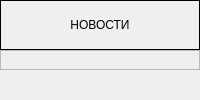
         <widget class="QWidget" name="page_main">
          <layout class="QVBoxLayout" name="verticalLayout_2">
           <property name="spacing">
            <number>0</number>
           </property>
           <property name="leftMargin">
            <number>0</number>
           </property>
           <property name="topMargin">
            <number>0</number>
           </property>
           <property name="rightMargin">
            <number>0</number>
           </property>
           <property name="bottomMargin">
            <number>0</number>
           </property>
           <item>
            <widget class="QFrame" name="frame_35">
             <property name="minimumSize">
              <size>
               <width>0</width>
               <height>50</height>
              </size>
             </property>
             <property name="maximumSize">
              <size>
               <width>16777215</width>
               <height>50</height>
              </size>
             </property>
             <property name="frameShape">
              <enum>QFrame::Box</enum>
             </property>
             <property name="frameShadow">
              <enum>QFrame::Plain</enum>
             </property>
             <layout class="QGridLayout" name="gridLayout_2">
              <property name="leftMargin">
               <number>0</number>
              </property>
              <property name="topMargin">
               <number>0</number>
              </property>
              <property name="rightMargin">
               <number>0</number>
              </property>
              <property name="bottomMargin">
               <number>0</number>
              </property>
              <property name="spacing">
               <number>0</number>
              </property>
              <item row="0" column="0">
               <widget class="QLabel" name="label">
                <property name="text">
                 <string>НОВОСТИ</string>
                </property>
                <property name="alignment">
                 <set>Qt::AlignCenter</set>
                </property>
               </widget>
              </item>
             </layout>
            </widget>
           </item>
           <item alignment="Qt::AlignTop">
            <widget class="QFrame" name="frame_main_main">
             <property name="minimumSize">
              <size>
               <width>0</width>
               <height>0</height>
              </size>
             </property>
             <property name="maximumSize">
              <size>
               <width>16777215</width>
               <height>16777215</height>
              </size>
             </property>
             <property name="frameShape">
              <enum>QFrame::StyledPanel</enum>
             </property>
             <property name="frameShadow">
              <enum>QFrame::Raised</enum>
             </property>
             <layout class="QVBoxLayout" name="verticalLayout_25"/>
            </widget>
           </item>
          </layout>
         </widget>
